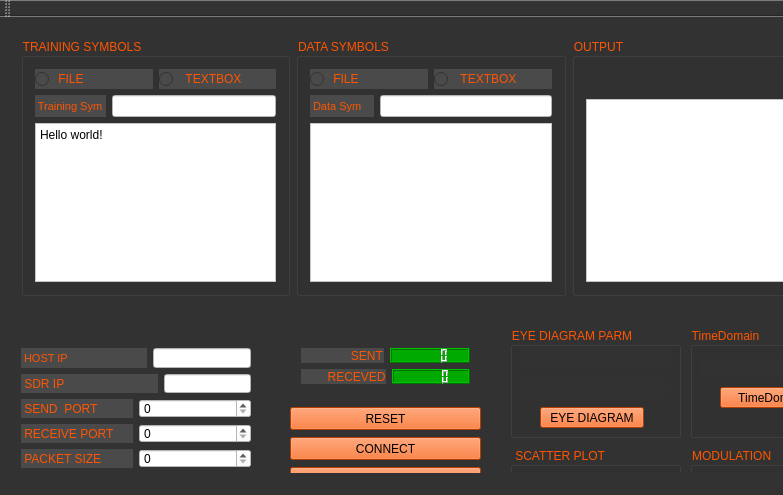
<?xml version="1.0" encoding="UTF-8"?>
<ui version="4.0">
 <class>MainWindow</class>
 <widget class="QMainWindow" name="MainWindow">
  <property name="geometry">
   <rect>
    <x>0</x>
    <y>0</y>
    <width>783</width>
    <height>495</height>
   </rect>
  </property>
  <property name="font">
   <font>
    <weight>75</weight>
    <bold>true</bold>
   </font>
  </property>
  <property name="windowTitle">
   <string>MainWindow</string>
  </property>
  <property name="styleSheet">
   <string notr="true">background-color: rgb(50, 50, 50);
gridline-color: rgb(255, 85, 0);
 </string>
  </property>
  <widget class="QWidget" name="centralWidget">
   <widget class="QProgressBar" name="progressBar">
    <property name="geometry">
     <rect>
      <x>870</x>
      <y>20</y>
      <width>20</width>
      <height>271</height>
     </rect>
    </property>
    <property name="styleSheet">
     <string notr="true">background-color: rgb(255, 85, 0);</string>
    </property>
    <property name="value">
     <number>24</number>
    </property>
    <property name="orientation">
     <enum>Qt::Vertical</enum>
    </property>
   </widget>
   <widget class="QPushButton" name="pushButton">
    <property name="geometry">
     <rect>
      <x>290</x>
      <y>450</y>
      <width>191</width>
      <height>23</height>
     </rect>
    </property>
    <property name="contextMenuPolicy">
     <enum>Qt::NoContextMenu</enum>
    </property>
    <property name="styleSheet">
     <string notr="true">background-color: rgb(255, 85, 0);</string>
    </property>
    <property name="text">
     <string>SEND</string>
    </property>
   </widget>
   <widget class="QPushButton" name="soket_init">
    <property name="geometry">
     <rect>
      <x>290</x>
      <y>420</y>
      <width>191</width>
      <height>23</height>
     </rect>
    </property>
    <property name="whatsThis">
     <string>&lt;!DOCTYPE HTML PUBLIC &quot;-//W3C//DTD HTML 4.0//EN&quot; &quot;http://www.w3.org/TR/REC-html40/strict.dtd&quot;&gt;
&lt;html&gt;&lt;head&gt;&lt;meta name=&quot;qrichtext&quot; content=&quot;1&quot; /&gt;&lt;style type=&quot;text/css&quot;&gt;
p, li { white-space: pre-wrap; }
&lt;/style&gt;&lt;/head&gt;&lt;body style=&quot; font-family:'MS Shell Dlg 2'; font-size:8.25pt; font-weight:600; font-style:normal;&quot;&gt;
&lt;p style=&quot; margin-top:0px; margin-bottom:0px; margin-left:0px; margin-right:0px; -qt-block-indent:0; text-indent:0px;&quot;&gt;press to init network&lt;/p&gt;&lt;/body&gt;&lt;/html&gt;</string>
    </property>
    <property name="styleSheet">
     <string notr="true">background-color: rgb(255, 85, 0);</string>
    </property>
    <property name="text">
     <string>CONNECT</string>
    </property>
   </widget>
   <widget class="QPushButton" name="reset">
    <property name="geometry">
     <rect>
      <x>290</x>
      <y>390</y>
      <width>191</width>
      <height>23</height>
     </rect>
    </property>
    <property name="whatsThis">
     <string>&lt;!DOCTYPE HTML PUBLIC &quot;-//W3C//DTD HTML 4.0//EN&quot; &quot;http://www.w3.org/TR/REC-html40/strict.dtd&quot;&gt;
&lt;html&gt;&lt;head&gt;&lt;meta name=&quot;qrichtext&quot; content=&quot;1&quot; /&gt;&lt;style type=&quot;text/css&quot;&gt;
p, li { white-space: pre-wrap; }
&lt;/style&gt;&lt;/head&gt;&lt;body style=&quot; font-family:'MS Shell Dlg 2'; font-size:8.25pt; font-weight:600; font-style:normal;&quot;&gt;
&lt;p style=&quot; margin-top:0px; margin-bottom:0px; margin-left:0px; margin-right:0px; -qt-block-indent:0; text-indent:0px;&quot;&gt;press to init network&lt;/p&gt;&lt;/body&gt;&lt;/html&gt;</string>
    </property>
    <property name="styleSheet">
     <string notr="true">  
background-color: rgb(255, 85, 0);</string>
    </property>
    <property name="text">
     <string>RESET</string>
    </property>
   </widget>
   <widget class="QPushButton" name="ply_pause">
    <property name="geometry">
     <rect>
      <x>290</x>
      <y>480</y>
      <width>191</width>
      <height>23</height>
     </rect>
    </property>
    <property name="contextMenuPolicy">
     <enum>Qt::NoContextMenu</enum>
    </property>
    <property name="styleSheet">
     <string notr="true">background-color: rgb(255, 85, 0);</string>
    </property>
    <property name="text">
     <string>PAUSE</string>
    </property>
   </widget>
   <widget class="QWidget" name="layoutWidget">
    <property name="geometry">
     <rect>
      <x>10</x>
      <y>10</y>
      <width>842</width>
      <height>280</height>
     </rect>
    </property>
    <layout class="QHBoxLayout" name="horizontalLayout_12">
     <item>
      <widget class="QGroupBox" name="groupBox">
       <property name="styleSheet">
        <string notr="true">color: rgb(255, 85, 0);</string>
       </property>
       <property name="title">
        <string>TRAINING SYMBOLS</string>
       </property>
       <layout class="QGridLayout" name="gridLayout">
        <item row="1" column="0">
         <layout class="QHBoxLayout" name="horizontalLayout">
          <item>
           <widget class="QLabel" name="label">
            <property name="font">
             <font>
              <family>MS Shell Dlg 2</family>
              <pointsize>8</pointsize>
              <weight>9</weight>
              <italic>false</italic>
              <bold>false</bold>
             </font>
            </property>
            <property name="styleSheet">
             <string notr="true">font: 10pt &quot;MS Shell Dlg 2&quot;;
font: 75 8pt &quot;MS Shell Dlg 2&quot;;
font: 75 8pt &quot;MS Shell Dlg 2&quot;;
font: 75 8pt &quot;MS Shell Dlg 2&quot;;
background-color: rgb(74, 74, 74);
color: rgb(255, 85, 0);
 </string>
            </property>
            <property name="text">
             <string> Training Sym </string>
            </property>
           </widget>
          </item>
          <item>
           <widget class="QLineEdit" name="lineEdit_TRAINING_Get_File">
            <property name="styleSheet">
             <string notr="true">border-color: rgb(0, 0, 0);
background-color: rgb(255, 255, 255);</string>
            </property>
           </widget>
          </item>
         </layout>
        </item>
        <item row="0" column="0">
         <layout class="QHBoxLayout" name="horizontalLayout_8">
          <item>
           <widget class="QRadioButton" name="training_sym_radio_file">
            <property name="styleSheet">
             <string notr="true"> 
background-color: rgb(74, 74, 74);
color: rgb(255, 85, 0);
 </string>
            </property>
            <property name="text">
             <string> FILE</string>
            </property>
           </widget>
          </item>
          <item>
           <widget class="QRadioButton" name="training_sym_radio_text">
            <property name="styleSheet">
             <string notr="true"> 
background-color: rgb(74, 74, 74);
color: rgb(255, 85, 0);
 </string>
            </property>
            <property name="text">
             <string>  TEXTBOX</string>
            </property>
           </widget>
          </item>
         </layout>
        </item>
        <item row="2" column="0">
         <widget class="QPlainTextEdit" name="training_sym">
          <property name="styleSheet">
           <string notr="true">background-color: rgb(255, 255, 255);
color: rgb(0, 0, 0);</string>
          </property>
          <property name="plainText">
           <string>Hello world!</string>
          </property>
         </widget>
        </item>
       </layout>
      </widget>
     </item>
     <item>
      <widget class="QGroupBox" name="groupBox_2">
       <property name="styleSheet">
        <string notr="true">color: rgb(255, 85, 0);</string>
       </property>
       <property name="title">
        <string>DATA SYMBOLS</string>
       </property>
       <layout class="QGridLayout" name="gridLayout_2">
        <item row="0" column="0">
         <layout class="QHBoxLayout" name="horizontalLayout_7">
          <item>
           <widget class="QRadioButton" name="data_sym_radio_file">
            <property name="styleSheet">
             <string notr="true"> 
background-color: rgb(74, 74, 74);
color: rgb(255, 85, 0);
 </string>
            </property>
            <property name="text">
             <string> FILE</string>
            </property>
           </widget>
          </item>
          <item>
           <widget class="QRadioButton" name="data_sym_radio_textbox">
            <property name="styleSheet">
             <string notr="true"> 
background-color: rgb(74, 74, 74);
color: rgb(255, 85, 0);
 </string>
            </property>
            <property name="text">
             <string>  TEXTBOX</string>
            </property>
           </widget>
          </item>
         </layout>
        </item>
        <item row="1" column="0">
         <layout class="QHBoxLayout" name="horizontalLayout_3">
          <item>
           <widget class="QLabel" name="label_3">
            <property name="font">
             <font>
              <family>MS Shell Dlg 2</family>
              <pointsize>8</pointsize>
              <weight>9</weight>
              <italic>false</italic>
              <bold>false</bold>
             </font>
            </property>
            <property name="styleSheet">
             <string notr="true">font: 10pt &quot;MS Shell Dlg 2&quot;;
font: 75 8pt &quot;MS Shell Dlg 2&quot;;
font: 75 8pt &quot;MS Shell Dlg 2&quot;;
font: 75 8pt &quot;MS Shell Dlg 2&quot;;
background-color: rgb(74, 74, 74);
color: rgb(255, 85, 0);
 </string>
            </property>
            <property name="text">
             <string> Data Sym    </string>
            </property>
           </widget>
          </item>
          <item>
           <widget class="QLineEdit" name="lineEdit_DATA_Get_File">
            <property name="styleSheet">
             <string notr="true">background-color: rgb(255, 255, 255);</string>
            </property>
           </widget>
          </item>
         </layout>
        </item>
        <item row="2" column="0">
         <widget class="QPlainTextEdit" name="data_sym">
          <property name="styleSheet">
           <string notr="true">background-color: rgb(255, 255, 255);
color: rgb(0, 0, 0);</string>
          </property>
         </widget>
        </item>
       </layout>
      </widget>
     </item>
     <item>
      <widget class="QGroupBox" name="groupBox_4">
       <property name="styleSheet">
        <string notr="true">color: rgb(255, 85, 0);</string>
       </property>
       <property name="title">
        <string>OUTPUT</string>
       </property>
       <layout class="QGridLayout" name="gridLayout_3">
        <item row="0" column="0">
         <spacer name="verticalSpacer">
          <property name="orientation">
           <enum>Qt::Vertical</enum>
          </property>
          <property name="sizeHint" stdset="0">
           <size>
            <width>20</width>
            <height>40</height>
           </size>
          </property>
         </spacer>
        </item>
        <item row="1" column="0">
         <widget class="QTextEdit" name="output">
          <property name="styleSheet">
           <string notr="true">background-color: rgb(255, 255, 255);
color: rgb(0, 0, 0);</string>
          </property>
         </widget>
        </item>
       </layout>
      </widget>
     </item>
    </layout>
   </widget>
   <widget class="QWidget" name="layoutWidget">
    <property name="geometry">
     <rect>
      <x>10</x>
      <y>320</y>
      <width>252</width>
      <height>192</height>
     </rect>
    </property>
    <layout class="QGridLayout" name="gridLayout_4">
     <item row="1" column="0">
      <layout class="QHBoxLayout" name="horizontalLayout_2">
       <item>
        <widget class="QLabel" name="label_2">
         <property name="styleSheet">
          <string notr="true">background-color: rgb(74, 74, 74);
color: rgb(255, 85, 0);
 </string>
         </property>
         <property name="text">
          <string> SDR IP                            </string>
         </property>
        </widget>
       </item>
       <item>
        <widget class="QLineEdit" name="sdr_ip">
         <property name="styleSheet">
          <string notr="true">background-color: rgb(255, 255, 255);
</string>
         </property>
        </widget>
       </item>
      </layout>
     </item>
     <item row="2" column="0">
      <layout class="QHBoxLayout" name="horizontalLayout_4">
       <item>
        <widget class="QLabel" name="label_4">
         <property name="styleSheet">
          <string notr="true">background-color: rgb(74, 74, 74);
color: rgb(255, 85, 0);
 </string>
         </property>
         <property name="text">
          <string> SEND  PORT  </string>
         </property>
        </widget>
       </item>
       <item>
        <widget class="QSpinBox" name="udp_tx_port">
         <property name="styleSheet">
          <string notr="true">background-color: rgb(255, 255, 255);
</string>
         </property>
        </widget>
       </item>
      </layout>
     </item>
     <item row="3" column="0">
      <layout class="QHBoxLayout" name="horizontalLayout_5">
       <item>
        <widget class="QLabel" name="label_5">
         <property name="styleSheet">
          <string notr="true">background-color: rgb(74, 74, 74);
color: rgb(255, 85, 0);
 </string>
         </property>
         <property name="text">
          <string> RECEIVE PORT</string>
         </property>
        </widget>
       </item>
       <item>
        <widget class="QSpinBox" name="udp_recv_port">
         <property name="styleSheet">
          <string notr="true">background-color: rgb(255, 255, 255);
</string>
         </property>
        </widget>
       </item>
      </layout>
     </item>
     <item row="4" column="0">
      <layout class="QHBoxLayout" name="horizontalLayout_6">
       <item>
        <widget class="QLabel" name="label_6">
         <property name="styleSheet">
          <string notr="true">background-color: rgb(74, 74, 74);
color: rgb(255, 85, 0);
 </string>
         </property>
         <property name="text">
          <string> PACKET SIZE     </string>
         </property>
        </widget>
       </item>
       <item>
        <widget class="QSpinBox" name="size_packet">
         <property name="styleSheet">
          <string notr="true">background-color: rgb(255, 255, 255);
</string>
         </property>
        </widget>
       </item>
      </layout>
     </item>
     <item row="5" column="0">
      <layout class="QHBoxLayout" name="horizontalLayout_33">
       <item>
        <widget class="QLabel" name="label_25">
         <property name="styleSheet">
          <string notr="true">background-color: rgb(74, 74, 74);
color: rgb(255, 85, 0);
 </string>
         </property>
         <property name="text">
          <string> ITERATIONS</string>
         </property>
        </widget>
       </item>
       <item>
        <widget class="QSpinBox" name="iteratoor">
         <property name="styleSheet">
          <string notr="true">background-color: rgb(255, 255, 255);
</string>
         </property>
        </widget>
       </item>
      </layout>
     </item>
     <item row="6" column="0">
      <layout class="QHBoxLayout" name="horizontalLayout_35">
       <item>
        <widget class="QLabel" name="label_27">
         <property name="styleSheet">
          <string notr="true">background-color: rgb(74, 74, 74);
color: rgb(255, 85, 0);
 </string>
         </property>
         <property name="text">
          <string> WRITE DELAY</string>
         </property>
        </widget>
       </item>
       <item>
        <widget class="QSpinBox" name="write_delay">
         <property name="styleSheet">
          <string notr="true">background-color: rgb(255, 255, 255);
</string>
         </property>
        </widget>
       </item>
      </layout>
     </item>
     <item row="0" column="0">
      <layout class="QHBoxLayout" name="horizontalLayout_11">
       <item>
        <widget class="QLabel" name="label_9">
         <property name="font">
          <font>
           <family>MS Shell Dlg 2</family>
           <pointsize>8</pointsize>
           <weight>9</weight>
           <italic>false</italic>
           <bold>false</bold>
          </font>
         </property>
         <property name="styleSheet">
          <string notr="true">background-color: rgb(74, 74, 74);
font: 75 8pt &quot;MS Shell Dlg 2&quot;;
font: 75 8pt &quot;MS Shell Dlg 2&quot;;
color: rgb(255, 85, 0);
 </string>
         </property>
         <property name="text">
          <string> HOST IP                          </string>
         </property>
        </widget>
       </item>
       <item>
        <widget class="QLineEdit" name="host_ip">
         <property name="styleSheet">
          <string notr="true">background-color: rgb(255, 255, 255);
</string>
         </property>
        </widget>
       </item>
      </layout>
     </item>
    </layout>
   </widget>
   <widget class="QWidget" name="layoutWidget">
    <property name="geometry">
     <rect>
      <x>290</x>
      <y>320</y>
      <width>191</width>
      <height>58</height>
     </rect>
    </property>
    <layout class="QVBoxLayout" name="verticalLayout">
     <item>
      <layout class="QHBoxLayout" name="horizontalLayout_9">
       <item>
        <widget class="QLabel" name="label_7">
         <property name="styleSheet">
          <string notr="true">background-color: rgb(74, 74, 74);
color: rgb(255, 85, 0);
 </string>
         </property>
         <property name="text">
          <string>               SENT</string>
         </property>
        </widget>
       </item>
       <item>
        <widget class="QLCDNumber" name="lcd_packet_sent">
         <property name="styleSheet">
          <string notr="true">background-color: rgb(0, 170, 0);
color: rgb(0, 0, 0);</string>
         </property>
        </widget>
       </item>
      </layout>
     </item>
     <item>
      <layout class="QHBoxLayout" name="horizontalLayout_10">
       <item>
        <widget class="QLabel" name="label_8">
         <property name="styleSheet">
          <string notr="true">background-color: rgb(74, 74, 74);
color: rgb(255, 85, 0);
 </string>
         </property>
         <property name="text">
          <string>        RECEVED</string>
         </property>
        </widget>
       </item>
       <item>
        <widget class="QLCDNumber" name="lcd_packet_recvd">
         <property name="styleSheet">
          <string notr="true">background-color: rgb(0, 170, 0);
color: rgb(0, 0, 0);</string>
         </property>
        </widget>
       </item>
      </layout>
     </item>
    </layout>
   </widget>
   <widget class="QGroupBox" name="groupBox_5">
    <property name="geometry">
     <rect>
      <x>510</x>
      <y>310</y>
      <width>171</width>
      <height>111</height>
     </rect>
    </property>
    <property name="styleSheet">
     <string notr="true"> 
 
color: rgb(255, 85, 0);
border-color: rgb(255, 85, 0);</string>
    </property>
    <property name="title">
     <string>EYE DIAGRAM PARM</string>
    </property>
    <widget class="QWidget" name="layoutWidget_2">
     <property name="geometry">
      <rect>
       <x>10</x>
       <y>20</y>
       <width>151</width>
       <height>22</height>
      </rect>
     </property>
     <layout class="QHBoxLayout" name="horizontalLayout_13">
      <item>
       <widget class="QLabel" name="label_10">
        <property name="styleSheet">
         <string notr="true">background-color: rgb(74, 74, 74);
color: rgb(255, 85, 0);
 </string>
        </property>
        <property name="text">
         <string> I PORT </string>
        </property>
       </widget>
      </item>
      <item>
       <widget class="QSpinBox" name="eye_d_port">
        <property name="styleSheet">
         <string notr="true">background-color: rgb(255, 255, 255);

color: rgb(0, 0, 0);</string>
        </property>
       </widget>
      </item>
     </layout>
    </widget>
    <widget class="QPushButton" name="pushButton_3">
     <property name="geometry">
      <rect>
       <x>30</x>
       <y>80</y>
       <width>104</width>
       <height>21</height>
      </rect>
     </property>
     <property name="styleSheet">
      <string notr="true">color: rgb(0, 0, 0);
background-color: rgb(255, 85, 0);</string>
     </property>
     <property name="text">
      <string>EYE DIAGRAM</string>
     </property>
    </widget>
    <widget class="QWidget" name="layoutWidget_4">
     <property name="geometry">
      <rect>
       <x>10</x>
       <y>50</y>
       <width>151</width>
       <height>22</height>
      </rect>
     </property>
     <layout class="QHBoxLayout" name="horizontalLayout_15">
      <item>
       <widget class="QLabel" name="label_12">
        <property name="styleSheet">
         <string notr="true">background-color: rgb(74, 74, 74);
color: rgb(255, 85, 0);
 </string>
        </property>
        <property name="text">
         <string> Q PORT </string>
        </property>
       </widget>
      </item>
      <item>
       <widget class="QSpinBox" name="eye_d_port_2">
        <property name="styleSheet">
         <string notr="true">background-color: rgb(255, 255, 255);

color: rgb(0, 0, 0);</string>
        </property>
       </widget>
      </item>
     </layout>
    </widget>
   </widget>
   <widget class="QGroupBox" name="groupBox_6">
    <property name="geometry">
     <rect>
      <x>510</x>
      <y>430</y>
      <width>171</width>
      <height>101</height>
     </rect>
    </property>
    <property name="styleSheet">
     <string notr="true"> 
 
color: rgb(255, 85, 0);
border-color: rgb(255, 85, 0);</string>
    </property>
    <property name="title">
     <string> SCATTER PLOT</string>
    </property>
    <widget class="QWidget" name="layoutWidget_3">
     <property name="geometry">
      <rect>
       <x>10</x>
       <y>30</y>
       <width>151</width>
       <height>22</height>
      </rect>
     </property>
     <layout class="QHBoxLayout" name="horizontalLayout_14">
      <item>
       <widget class="QLabel" name="label_11">
        <property name="styleSheet">
         <string notr="true">background-color: rgb(74, 74, 74);
color: rgb(255, 85, 0);
 </string>
        </property>
        <property name="text">
         <string> PORT</string>
        </property>
       </widget>
      </item>
      <item>
       <widget class="QSpinBox" name="scater_plot">
        <property name="styleSheet">
         <string notr="true">background-color: rgb(255, 255, 255);

color: rgb(0, 0, 0);</string>
        </property>
       </widget>
      </item>
     </layout>
    </widget>
    <widget class="QPushButton" name="pushButton_4">
     <property name="geometry">
      <rect>
       <x>30</x>
       <y>60</y>
       <width>104</width>
       <height>21</height>
      </rect>
     </property>
     <property name="styleSheet">
      <string notr="true">color: rgb(0, 0, 0);
background-color: rgb(255, 85, 0);</string>
     </property>
     <property name="text">
      <string>SCATTER PLOT</string>
     </property>
    </widget>
   </widget>
   <widget class="QGroupBox" name="groupBox_3">
    <property name="geometry">
     <rect>
      <x>690</x>
      <y>430</y>
      <width>171</width>
      <height>101</height>
     </rect>
    </property>
    <property name="styleSheet">
     <string notr="true"> 
 
color: rgb(255, 85, 0);
border-color: rgb(255, 85, 0);</string>
    </property>
    <property name="title">
     <string>MODULATION  </string>
    </property>
    <widget class="QRadioButton" name="BPSK">
     <property name="geometry">
      <rect>
       <x>10</x>
       <y>35</y>
       <width>61</width>
       <height>31</height>
      </rect>
     </property>
     <property name="styleSheet">
      <string notr="true">background-color: rgb(74, 74, 74);
selection-color: rgb(255, 64, 172);
color: rgb(255, 85, 0);
 </string>
     </property>
     <property name="text">
      <string>BPSK</string>
     </property>
    </widget>
    <widget class="QRadioButton" name="QPSK">
     <property name="geometry">
      <rect>
       <x>89</x>
       <y>35</y>
       <width>61</width>
       <height>31</height>
      </rect>
     </property>
     <property name="styleSheet">
      <string notr="true">background-color: rgb(74, 74, 74);
color: rgb(255, 85, 0);
 </string>
     </property>
     <property name="text">
      <string>QPSK</string>
     </property>
    </widget>
   </widget>
   <widget class="QGroupBox" name="groupBox_7">
    <property name="geometry">
     <rect>
      <x>690</x>
      <y>310</y>
      <width>171</width>
      <height>111</height>
     </rect>
    </property>
    <property name="styleSheet">
     <string notr="true"> 
 
color: rgb(255, 85, 0);
border-color: rgb(255, 85, 0);</string>
    </property>
    <property name="title">
     <string>TimeDomain</string>
    </property>
    <widget class="QWidget" name="layoutWidget_5">
     <property name="geometry">
      <rect>
       <x>10</x>
       <y>30</y>
       <width>151</width>
       <height>22</height>
      </rect>
     </property>
     <layout class="QHBoxLayout" name="horizontalLayout_16">
      <item>
       <widget class="QLabel" name="label_13">
        <property name="styleSheet">
         <string notr="true">background-color: rgb(74, 74, 74);
color: rgb(255, 85, 0);
 </string>
        </property>
        <property name="text">
         <string> PORT</string>
        </property>
       </widget>
      </item>
      <item>
       <widget class="QSpinBox" name="time_domain_port">
        <property name="styleSheet">
         <string notr="true">background-color: rgb(255, 255, 255);

color: rgb(0, 0, 0);</string>
        </property>
       </widget>
      </item>
     </layout>
    </widget>
    <widget class="QPushButton" name="timedomain">
     <property name="geometry">
      <rect>
       <x>30</x>
       <y>60</y>
       <width>104</width>
       <height>21</height>
      </rect>
     </property>
     <property name="styleSheet">
      <string notr="true">color: rgb(0, 0, 0);
background-color: rgb(255, 85, 0);</string>
     </property>
     <property name="text">
      <string>TimeDomain</string>
     </property>
    </widget>
   </widget>
   <zorder>pushButton</zorder>
   <zorder>soket_init</zorder>
   <zorder>reset</zorder>
   <zorder>ply_pause</zorder>
   <zorder>layoutWidget</zorder>
   <zorder>layoutWidget</zorder>
   <zorder>layoutWidget</zorder>
   <zorder>groupBox_5</zorder>
   <zorder>groupBox_6</zorder>
   <zorder>groupBox_3</zorder>
   <zorder>groupBox_7</zorder>
   <zorder>progressBar</zorder>
  </widget>
  <widget class="QMenuBar" name="menuBar">
   <property name="geometry">
    <rect>
     <x>0</x>
     <y>0</y>
     <width>783</width>
     <height>21</height>
    </rect>
   </property>
  </widget>
  <widget class="QStatusBar" name="statusBar"/>
  <widget class="QToolBar" name="mainToolBar">
   <attribute name="toolBarArea">
    <enum>TopToolBarArea</enum>
   </attribute>
   <attribute name="toolBarBreak">
    <bool>false</bool>
   </attribute>
  </widget>
 </widget>
 <layoutdefault spacing="6" margin="11"/>
 <resources/>
 <connections/>
</ui>
